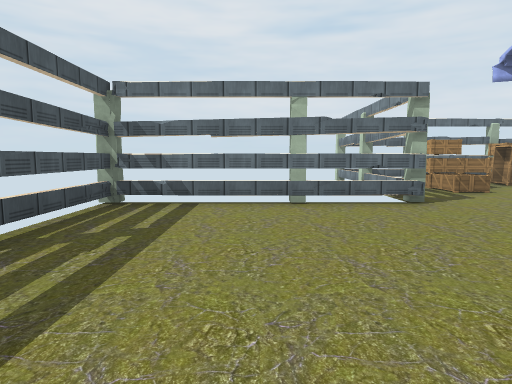
View 1 (above)

22 first-person views from a walk through a scene from a Unity 3-D project. The camera is 1.5 m above the floor, tilts 6° down and sees 75° across. The floor is counted in squares, 2 m on a side. Each view is taken from the middle of a square. On the plan, view 1 faces up. The plan holds only what a view shows up to about 11 squares ahead; the rest is blank. The player is left out. Some animated figures are not drawn. Some surface patterns are stand-ins.

View 2
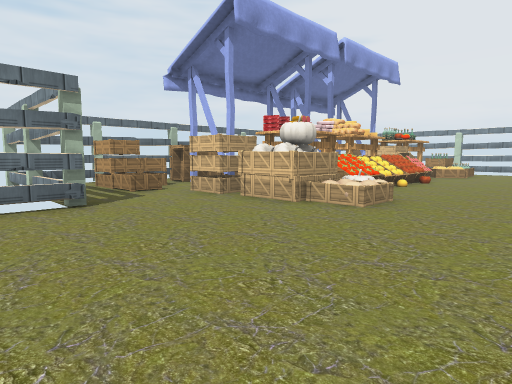

View 3
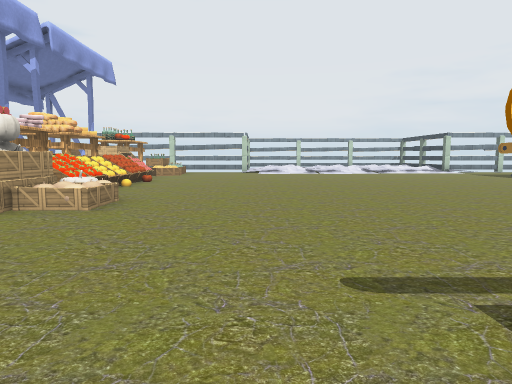

View 4
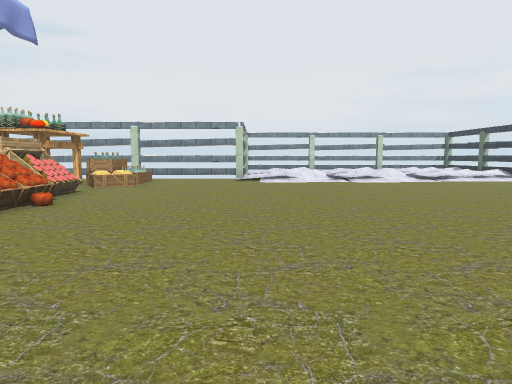

View 5
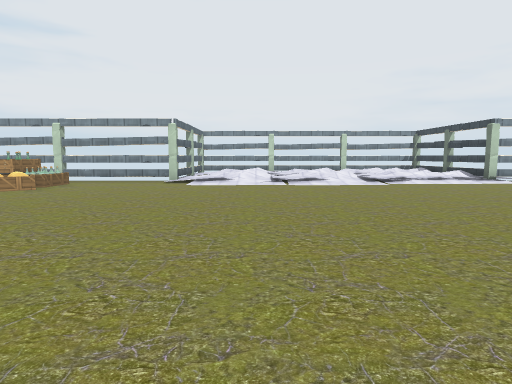

View 6
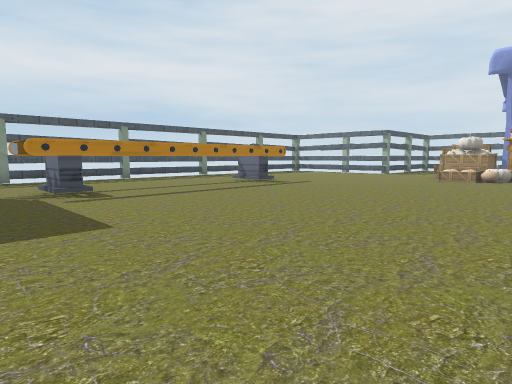

View 7
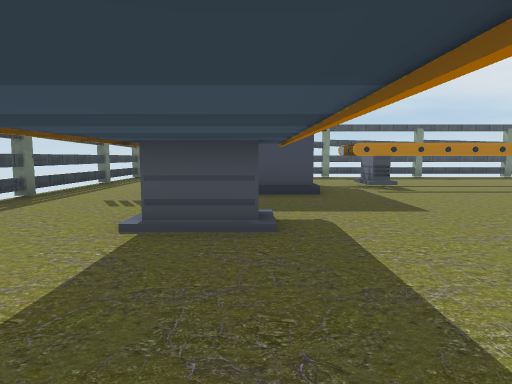

View 8
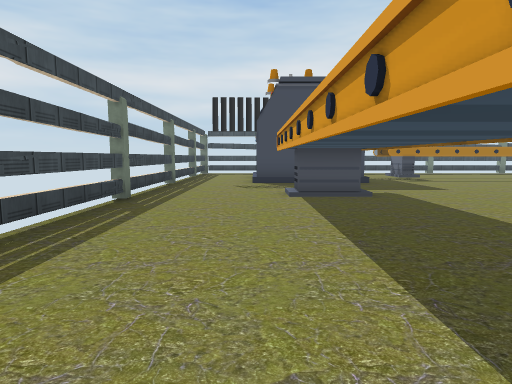

View 9
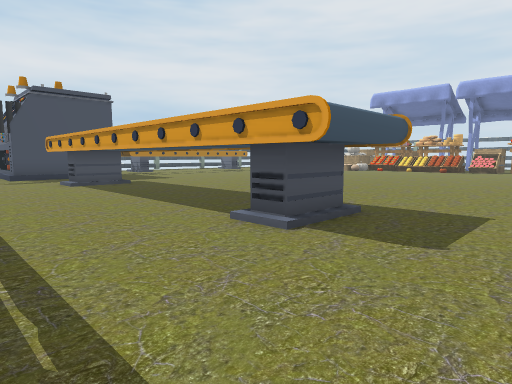

View 10
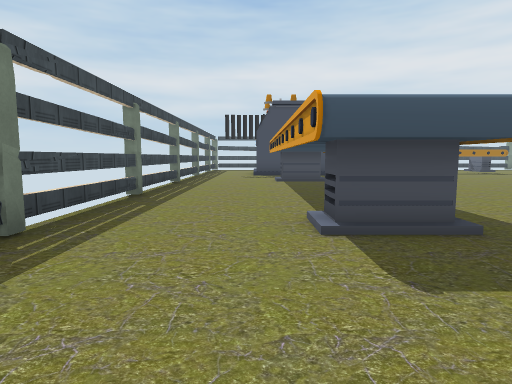

View 11
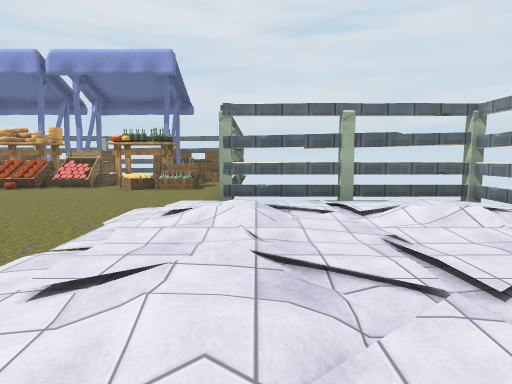

View 12
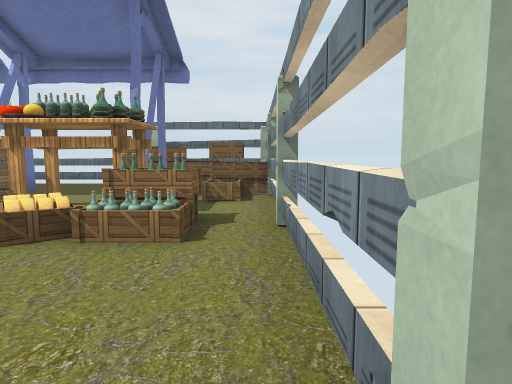

View 13
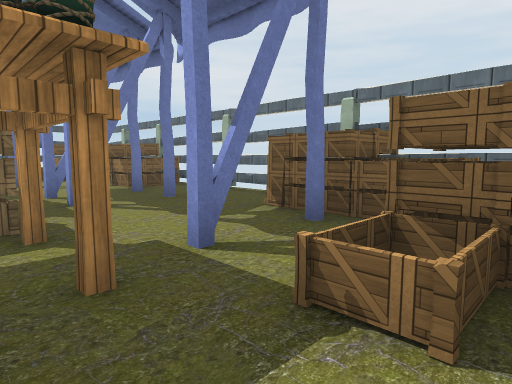

View 14
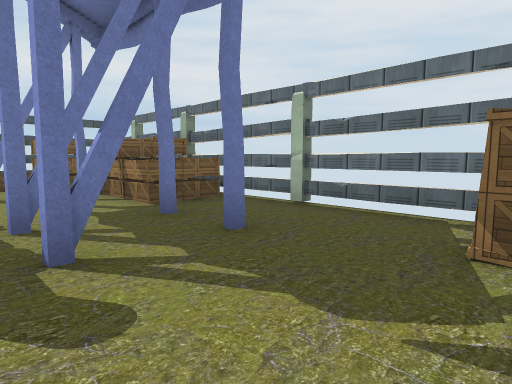

View 15
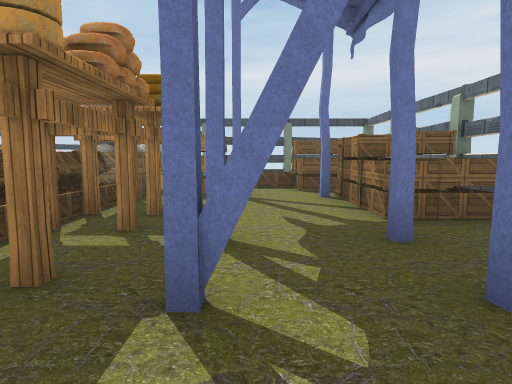

View 16
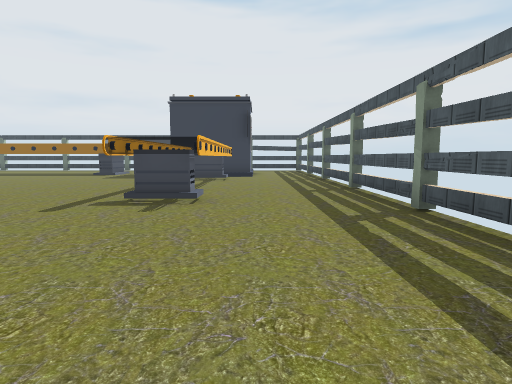

View 17
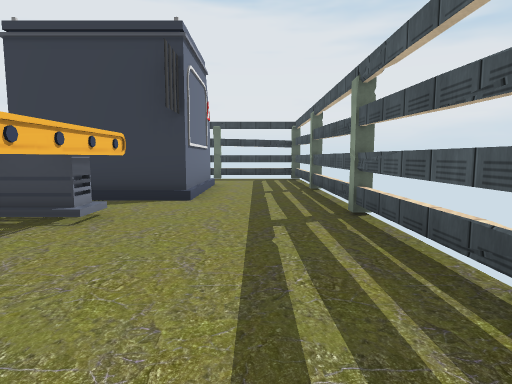

View 18
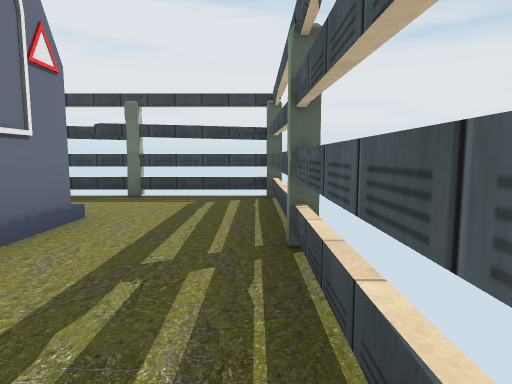

View 19
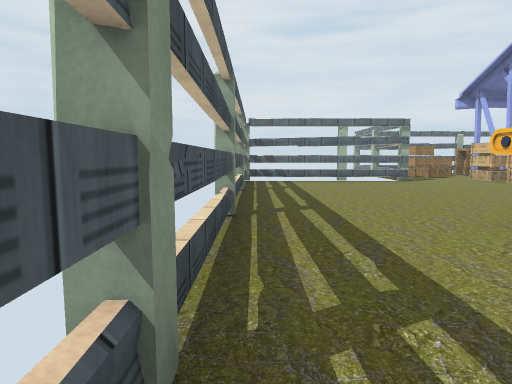

View 20
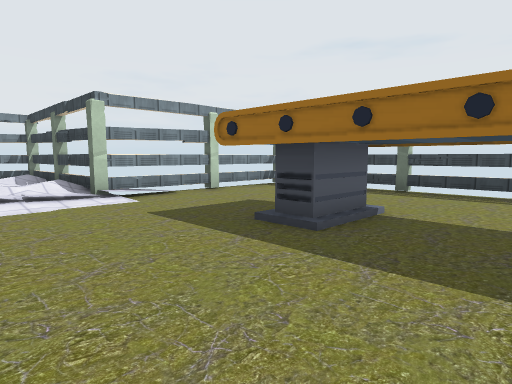

View 21
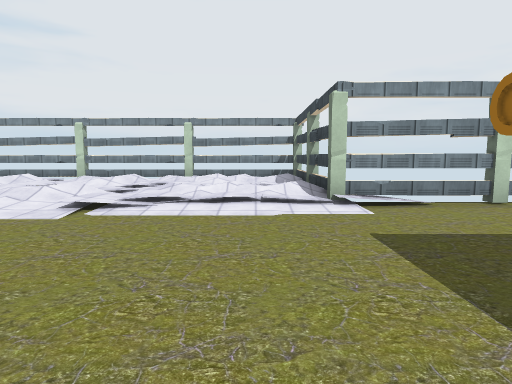

View 22
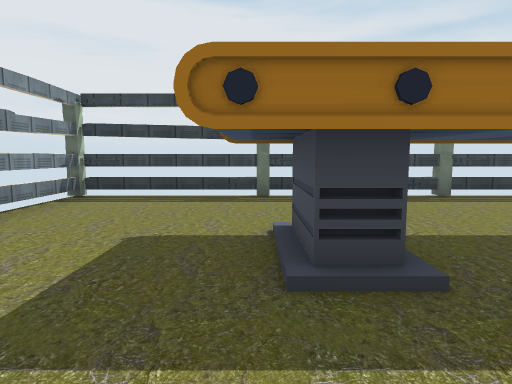

### Floor plan
Key: @ floor where view 1 was taken; # wall or solid block; x gap in a wall; . main floor; : floor 0.25 m higher than the main floor; / step, stairs or slope; = window, fence, low wall or low ledge; B box; T table; P pumpkin; A apple; C cheese; L bottle; O other object.
Columns run from 3 left of view 1 to 22 right of it. Each row starts with its distance up from view 1.
 11       #####  ####  ##
 10      # .  BBB....BBB#
  9      # BB.BBB....BBB
  8      # BB....O.....BB
  7      #.BB.O..OO...OB.#
  6 ######...B..T........#
  5 #........BPBBBTBB.T..#
  4 #........PBOOAAABCBL.#
  3 #........BP...A...C..#
  2 #.........O..........#
  1 #....................#
  0 #..@................/////
 -1 #...==............../////
 -2 #...==............../////
 -3 #...==............../////
 -4 #...==..............////
 -5 #...==...............////
 -6 #...==..............//://
 -7 #...==..............//://
 -8 #...................//://
 -9 #...###.............// :/x
-10 #...###..#......#.../#
-11 #...###..#......#....#
-12 #...###..............#
-13 #....................#
-14 #....................#
-15 ######################

Where each view was taken, in squares from view 1:
view 1: 0 up, 0 right, facing up
view 2: 0 up, 1 right, facing up-right
view 3: 0 up, 1 right, facing right
view 4: 0 up, 6 right, facing right
view 5: 2 down, 7 right, facing right
view 6: 9 down, 9 right, facing up-left
view 7: 10 down, 10 right, facing left
view 8: 12 down, 13 right, facing left
view 9: 14 down, 16 right, facing up-left
view 10: 12 down, 17 right, facing left
view 11: 6 down, 18 right, facing up
view 12: 0 up, 17 right, facing up
view 13: 5 up, 17 right, facing up-left
view 14: 6 up, 14 right, facing up-left
view 15: 7 up, 13 right, facing left
view 16: 4 up, 0 right, facing down
view 17: 3 down, 1 left, facing down
view 18: 8 down, 2 left, facing down
view 19: 5 down, 2 left, facing up
view 20: 7 down, 11 right, facing down-right
view 21: 8 down, 12 right, facing right
view 22: 8 down, 14 right, facing down
